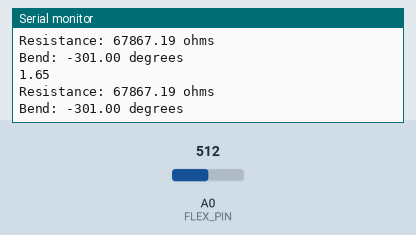
A sketch run on a simulated Arduino Uno, built with avr-gcc and run on an emulated ATmega328P. Parts: the last lines printed to the serial monitor. The test bench sets the inputs (shaded band); at power-on: A0 (FLEX_PIN) = 512.

Above: at 7.9 s.
8.0 s: A0 (FLEX_PIN) set to 1014
At 8.35 s:
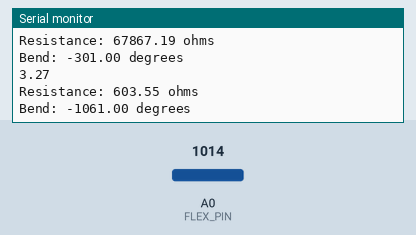
11.0 s: A0 (FLEX_PIN) set to 1023
At 11.35 s:
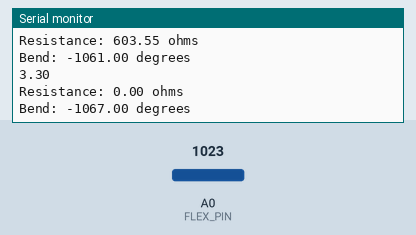
Timing chart, 0 to 14.0 s (numbered marks = the images above; inputs shaded):
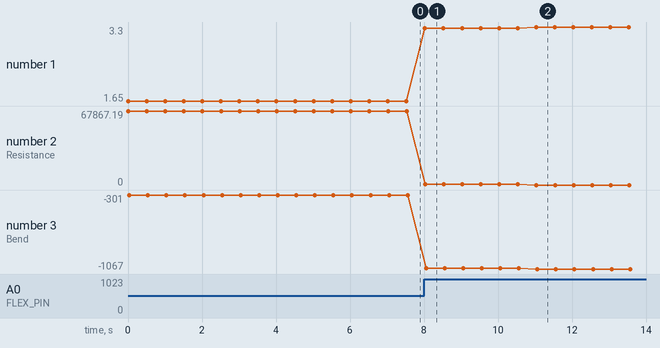

The sketch:

resistor_matching.ino
```cpp
const int FLEX_PIN = A0; // Pin connected to voltage divider output

// Measure the voltage at 5V and the actual resistance of your
// 47k resistor, and enter them below:
const float VCC = 3.3; // Measured voltage of Ardunio 5V line
const float R_DIV = 68000.0; // Measured resistance of 3.3k resistor

// Upload the code, then try to adjust these values to more
// accurately calculate bend degree.
const float STRAIGHT_RESISTANCE =94532.70; // resistance when straight
const float BEND_RESISTANCE = 102499.99; // resistance at 90 deg

void setup()
{
  Serial.begin(9600);
  pinMode(FLEX_PIN, INPUT);
}

void loop()
{
  // Read the ADC, and calculate voltage and resistance from it
  int flexADC = analogRead(FLEX_PIN);
  float flexV = flexADC * VCC / 1023.0;
  float flexR = R_DIV * (VCC / flexV - 1.0);
  Serial.println(flexV);
  Serial.println("Resistance: " + String(flexR) + " ohms");

  // Use the calculated resistance to estimate the sensor's
  // bend angle:
  float angle = map(flexR, STRAIGHT_RESISTANCE, BEND_RESISTANCE,
                   0, 90.0);
  Serial.println("Bend: " + String(angle) + " degrees");
  Serial.println();

  delay(500);
}
```

Measured:
- after the input at 8.0 s, the serial monitor: prints a new line at once (image 1)
- after the input at 11.0 s, the serial monitor: prints a new line at once (image 2)
- plotted number 1: 1.65 → 3.27 after the input at 8.0 s, 3.27 → 3.3 after the input at 11.0 s
- plotted number 2: 67867.19 → 603.55 after the input at 8.0 s, 603.55 → 0 after the input at 11.0 s
- plotted number 3: -301 → -1061 after the input at 8.0 s, -1061 → -1067 after the input at 11.0 s
